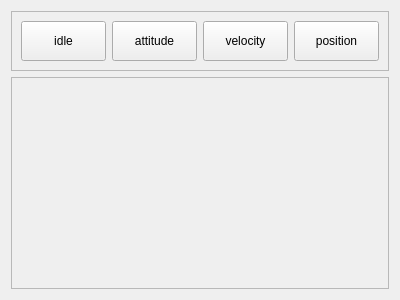
<?xml version="1.0" encoding="UTF-8"?>
<ui version="4.0">
 <class>QBalancingWidget</class>
 <widget class="QWidget" name="QBalancingWidget">
  <property name="geometry">
   <rect>
    <x>0</x>
    <y>0</y>
    <width>400</width>
    <height>300</height>
   </rect>
  </property>
  <property name="windowTitle">
   <string>Form</string>
  </property>
  <layout class="QVBoxLayout" name="verticalLayout" stretch="0,1">
   <item>
    <widget class="QFrame" name="controls_frame">
     <property name="frameShape">
      <enum>QFrame::StyledPanel</enum>
     </property>
     <property name="frameShadow">
      <enum>QFrame::Raised</enum>
     </property>
     <layout class="QHBoxLayout" name="horizontalLayout_2">
      <item>
       <widget class="QPushButton" name="idle_pushButton">
        <property name="minimumSize">
         <size>
          <width>0</width>
          <height>40</height>
         </size>
        </property>
        <property name="text">
         <string>idle</string>
        </property>
        <property name="icon">
         <iconset resource="icons.qrc">
          <normaloff>:/icons/balancing_control_idle.png</normaloff>:/icons/balancing_control_idle.png</iconset>
        </property>
       </widget>
      </item>
      <item>
       <widget class="QPushButton" name="attitude_pushButton">
        <property name="minimumSize">
         <size>
          <width>0</width>
          <height>40</height>
         </size>
        </property>
        <property name="text">
         <string>attitude</string>
        </property>
        <property name="icon">
         <iconset resource="icons.qrc">
          <normaloff>:/icons/balancing_control_attitude.png</normaloff>:/icons/balancing_control_attitude.png</iconset>
        </property>
       </widget>
      </item>
      <item>
       <widget class="QPushButton" name="velocity_pushButton">
        <property name="minimumSize">
         <size>
          <width>0</width>
          <height>40</height>
         </size>
        </property>
        <property name="text">
         <string>velocity</string>
        </property>
        <property name="icon">
         <iconset resource="icons.qrc">
          <normaloff>:/icons/balancing_control_velocity.png</normaloff>:/icons/balancing_control_velocity.png</iconset>
        </property>
       </widget>
      </item>
      <item>
       <widget class="QPushButton" name="position_pushButton">
        <property name="minimumSize">
         <size>
          <width>0</width>
          <height>40</height>
         </size>
        </property>
        <property name="text">
         <string>position</string>
        </property>
        <property name="icon">
         <iconset resource="icons.qrc">
          <normaloff>:/icons/balancing_control_position.png</normaloff>:/icons/balancing_control_position.png</iconset>
        </property>
       </widget>
      </item>
     </layout>
    </widget>
   </item>
   <item>
    <widget class="QFrame" name="widgets_frame">
     <property name="frameShape">
      <enum>QFrame::StyledPanel</enum>
     </property>
     <property name="frameShadow">
      <enum>QFrame::Raised</enum>
     </property>
     <layout class="QHBoxLayout" name="horizontalLayout">
      <item>
       <widget class="QPolarPlot" name="balance_widget" native="true"/>
      </item>
      <item>
       <widget class="QMapWidget" name="map_widget" native="true"/>
      </item>
     </layout>
    </widget>
   </item>
  </layout>
 </widget>
 <customwidgets>
  <customwidget>
   <class>QPolarPlot</class>
   <extends>QWidget</extends>
   <header>qpolarplot.h</header>
   <container>1</container>
  </customwidget>
  <customwidget>
   <class>QMapWidget</class>
   <extends>QWidget</extends>
   <header>qmapwidget.h</header>
   <container>1</container>
  </customwidget>
 </customwidgets>
 <resources>
  <include location="icons.qrc"/>
 </resources>
 <connections/>
</ui>
